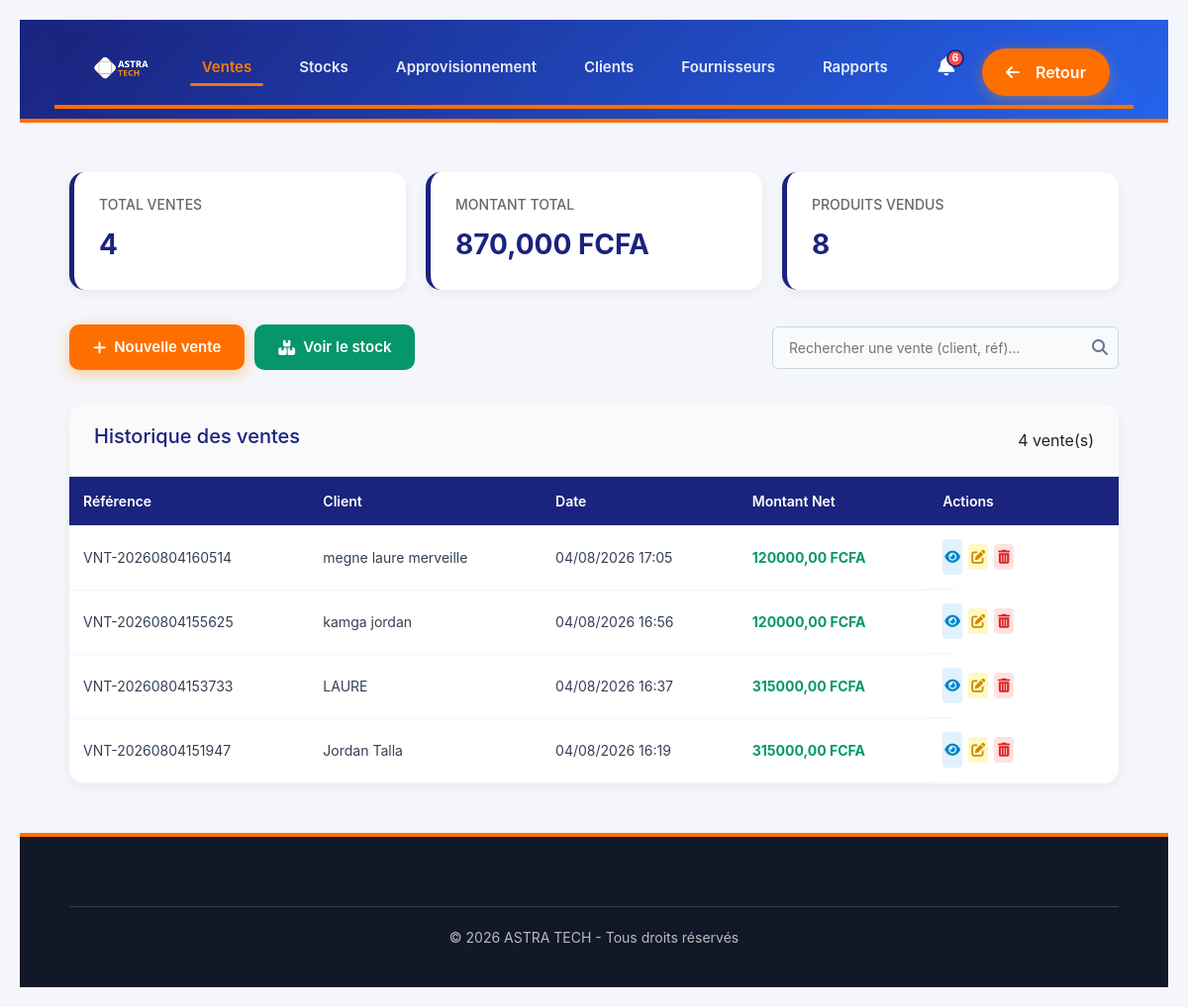
Page /vente/ (signed in) on the earlier database version.
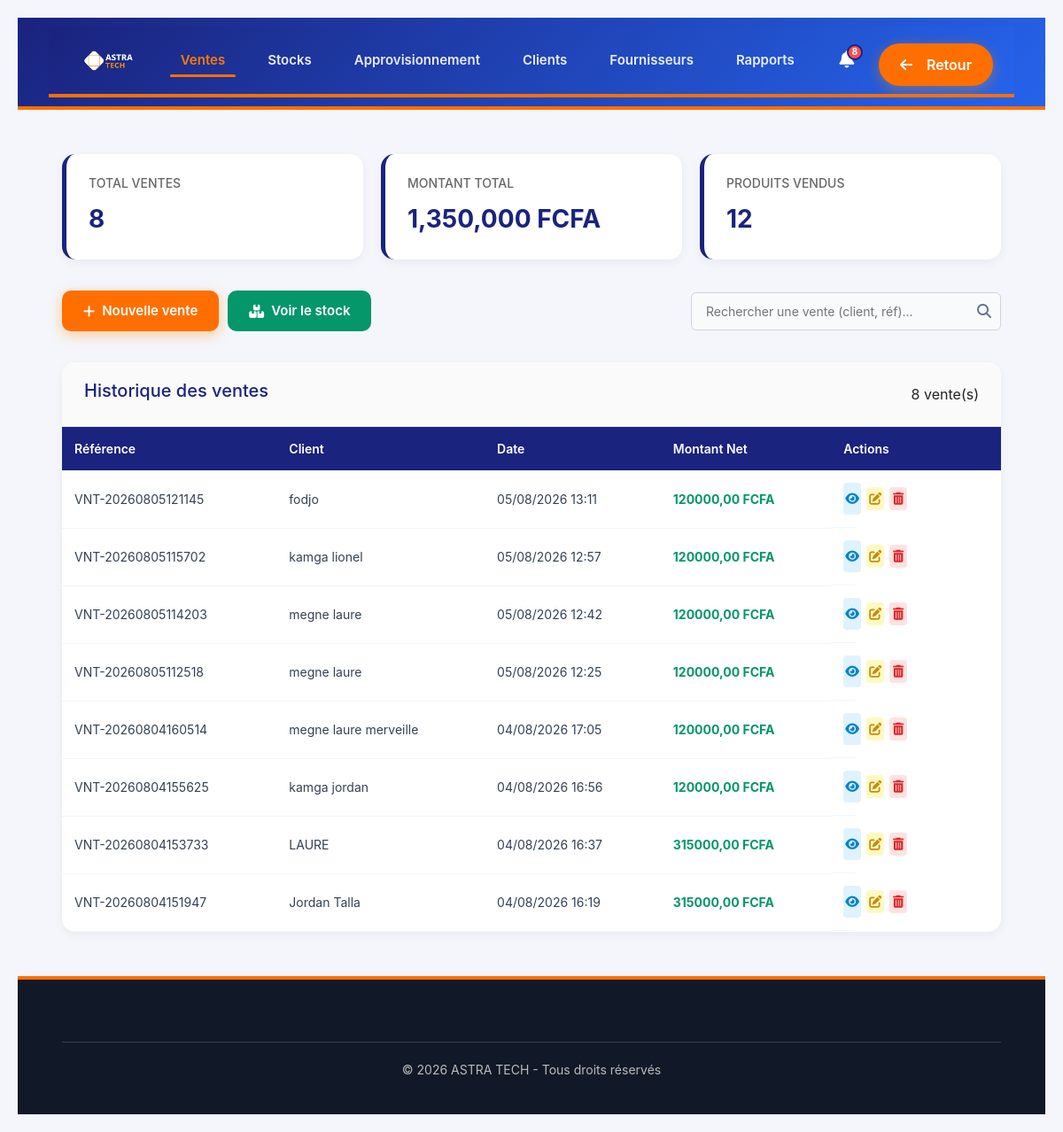
Same page on the later database version.
### astra/models.py (models this page shows, shortened)
class Vente(models.Model):
    STATUT_CHOICES = [
        ("en_attente", "En attente"),
        ("confirmee", "Confirmée"),
        ("livree", "Livrée"),
    ]
    reference = models.CharField(
        max_length=100,
        unique=True
    )
    client = models.ForeignKey(
        Client,
        on_delete=models.SET_NULL,
        null=True,
        blank=True,
        related_name="ventes"
    )
    date_vente = models.DateTimeField(
        default=timezone.now
    )
    montant_total = models.DecimalField(
        max_digits=12,
        decimal_places=2,
        default=0
    )
    mode_paiement = models.CharField(
        max_length=50,
        default="especes"
    )
    statut = models.CharField(
        max_length=50,
        choices=STATUT_CHOICES,
        default="en_attente"
    )
    est_archive = models.BooleanField(
        default=False
    )

class Client(models.Model):
    reference = models.CharField(
        max_length=100, unique=True, blank=True, null=True
    )
    nom = models.CharField(max_length=255)
    telephone = models.CharField(max_length=50, blank=True)
    email = models.EmailField(blank=True, null=True)
    adresse = models.TextField(blank=True)
    date_inscription = models.DateField(auto_now_add=True, null=True, blank=True)
    total_depense = models.DecimalField(
        max_digits=12, decimal_places=2, default=0
    )
    is_active = models.BooleanField(default=True)

### astra/views.py (the view)
# urls.py: path("vente/", views.ventes, name="ventes"),
@verifier_acces_strict
def ventes(request):
    produits = Produit.objects.filter(stock__gt=0, is_active=True)
    ventes_list = Vente.objects.filter(est_archive=False).select_related('client').order_by('-id')
    total_ventes_count = ventes_list.count()
    montant_total_global = ventes_list.aggregate(total=Sum('montant_total'))['total'] or 0
    produits_vendus_count = 0
    try:
        for ligne in LigneVente.objects.all():
            v = getattr(ligne, 'vente', None)
            if v and not getattr(v, 'est_archive', False):
                qte = getattr(ligne, 'quantite', getattr(ligne, 'qte', getattr(ligne, 'qty', 1)))
                produits_vendus_count += int(qte or 1)
    except Exception:
        pass
    if produits_vendus_count == 0:
        try:
            mouvements = MouvementStock.objects.filter(type_mouvement="sortie")
            produits_vendus_count = sum(m.quantite for m in mouvements if m.quantite)
        except Exception:
            pass
    if produits_vendus_count == 0 and total_ventes_count > 0:
        produits_vendus_count = total_ventes_count * 1 # Ajustez si chaque vente contient plusieurs articles
    produits_dispo_count = Produit.objects.filter(is_active=True).count() if 'Produil' else Produit.objects.filter(is_active=True).count()
    context = {
        'produits': produits,
        'ventes': ventes_list,
        'total_ventes_count': total_ventes_count,
        'montant_total_global': montant_total_global,
        'produits_vendus_count': produits_vendus_count,
        'produits_dispo_count': produits_dispo_count,
    }
    return render(request, 'astra/vente.html', context)

### astra/views.py (called while the page is built, shortened)
def verifier_acces_strict(view_func):
    @wraps(view_func)
    def wrapper(request, *args, **kwargs):
        is_logged = request.user.is_authenticated or request.session.get('connecte')
        return view_func(request, *args, **kwargs)
    return wrapper

### astra/Templates/astra/vente.html (shortened to what this page needs)
{% extends "base.html" %}
{% load static %}
{% block content %}
<link rel="stylesheet" href="{% static 'css/vente.css' %}">
<link rel="stylesheet" href="https://cdnjs.cloudflare.com/ajax/libs/font-awesome/6.5.0/css/all.min.css">
<main class="page-vente">
    <section class="stats-container">
        <div class="stat-card">
            <h4>Total ventes</h4>
            <span>{{ ventes|length }}</span>
        </div>
        <div class="stat-card">
            <h4>Montant total</h4>
            <span id="statMontant">0 FCFA</span>
        </div>
        <div class="stat-card">
            <h4>Produits vendus</h4>
            <span id="statProduits">{{ produits_vendus_count|default:"0" }}</span>
        </div>
    </section>
    <section class="actions"
        style="display: flex; flex-wrap: wrap; justify-content: space-between; align-items: center; gap: 10px;">
        <div style="display: flex; gap: 10px; flex-wrap: wrap;">
            <button id="btnNouvelleVente" class="btn-primary" type="button">
                <i class="fas fa-plus"></i> Nouvelle vente
            </button>
            <a href="{% url 'astra:stock' %}" class="btn-stock">
                <i class="fas fa-boxes"></i> Voir le stock
            </a>
        </div>
        <div class="search-filter-container">
            <input type="text" id="inputRechercheVente" placeholder="Rechercher une vente (client, réf)...">
            <i class="fas fa-search"></i>
        </div>
    </section>
    <section class="table-box">
        <div class="table-header">
            <h2>Historique des ventes</h2>
            <span>{{ ventes|length }} vente(s)</span>
        </div>
        <div class="table-responsive">
            <table>
                <thead>
                    <tr>
                        <th>Référence</th>
                        <th>Client</th>
                        <th>Date</th>
                        <th>Montant Net</th>
                        <th>Actions</th>
                    </tr>
                </thead>
                <tbody id="tableBody">
                    {% if ventes %}
                    {% for v in ventes %}
                    <tr data-montant="{{ v.montant_total }}">
                        <td>{{ v.reference }}</td>
                        <td>{% if v.client %}{{ v.client.nom }}{% else %}Client comptoir{% endif %}</td>
                        <td>{{ v.date_vente|date:"d/m/Y H:i" }}</td>
                        <td class="money">{{ v.montant_total }} FCFA</td>
                        <td class="actions-cell">
                            <button class="btn-view btnVoir" data-id="{{ v.id }}" type="button"
                                title="Voir les détails & Imprimer">
                                <i class="fas fa-eye"></i>
                            </button>
                            <button class="btn-edit btnModifier" data-id="{{ v.id }}"
                                data-client="{% if v.client %}{{ v.client.nom }}{% else %}{{ v.client_nom }}{% endif %}"
                                data-date="{{ v.date_vente|date:'Y-m-d' }}T{{ v.date_vente|time:'H:i' }}"
                                data-montant="{{ v.montant_total }}" data-paiement="{{ v.mode_paiement }}" type="button"
                                title="Modifier">
                                <i class="fas fa-edit"></i>
                            </button>
                            <button class="btn-delete btnSupprimer" data-id="{{ v.id }}" type="button"
                                title="Mettre dans la corbeille">
                                <i class="fas fa-trash-alt"></i>
                            </button>
                        </td>
                    </tr>
                    {% endfor %}
                    {% endif %}
                </tbody>
            </table>
        </div>
    </section>
</main>
{% endblock %}

### astra/Templates/base.html (shortened to what this page needs)
{% load static %}
<!DOCTYPE html>
<html lang="fr">
<head>
    <link href="https://cdn.jsdelivr.net/npm/bootstrap@5.3.3/dist/css/bootstrap.min.css" rel="stylesheet">
    <link rel="stylesheet" href="https://cdnjs.cloudflare.com/ajax/libs/font-awesome/6.5.0/css/all.min.css">
    <link rel="stylesheet" href="{% static 'css/base.css' %}">
    <link rel="stylesheet" href="{% static 'css/header.css' %}">
    <link rel="stylesheet" href="{% static 'css/footer.css' %}">
    <link rel="stylesheet" href="{% static 'css/style.css' %}">
</head>
<body class="app-layout">
    <header class="app-header">
        {% block header %}
            {% include "astra/header.html" %}
        {% endblock %}
    </header>
    <main class="app-main">
        {% block content %}
        {% endblock %}
    </main>
    <footer class="app-footer">
        {% block footer %}
            {% include "astra/footer.html" %}
        {% endblock %}
    </footer>
</body>
</html>

### astra/Templates/astra/header.html (shortened to what this page needs)
{% load static %}
<header class="app-header" style="display: flex; align-items: center; justify-content: space-between; padding: 0 24px; width: 100%; box-sizing: border-box;">
    <div class="logo-container" style="display: flex; align-items: center;">
        <img src="{% static 'image/logoo.png' %}" alt="ASTRA TECH" style="height: 38px; width: auto;">
    </div>
    <nav class="nav-menu" style="display: flex; align-items: center; gap: 24px;">
        <a href="{% url 'astra:ventes' %}" class="nav-item {% if request.resolver_match.url_name == 'ventes' %}active{% endif %}">Ventes</a>
        <a href="{% url 'astra:stock' %}" class="nav-item {% if request.resolver_match.url_name == 'stock' %}active{% endif %}">Stocks</a>
        <a href="{% url 'astra:approvisionnements' %}" class="nav-item {% if request.resolver_match.url_name == 'approvisionnement' or request.resolver_match.url_name == 'approvisionnements' %}active{% endif %}">Approvisionnement</a>
        <a href="{% url 'astra:gestion_clients' %}" class="nav-item {% if request.resolver_match.url_name == 'gestion_clients' %}active{% endif %}">Clients</a>
        <a href="{% url 'astra:fournisseurs' %}" class="nav-item {% if request.resolver_match.url_name == 'fournisseurs' %}active{% endif %}">Fournisseurs</a>
        <a href="{% url 'astra:rapports' %}" class="nav-item {% if request.resolver_match.url_name == 'rapports' %}active{% endif %}">Rapports</a>
    </nav>
    <div class="user-menu" style="display: flex; align-items: center; gap: 16px;">
        <div class="notification-container" style="position: relative; display: inline-block; cursor: pointer;">
    <div class="notification-icon" id="notificationIcon" onclick="toggleNotificationDropdown()" style="font-size: 1.2rem; padding: 8px; color: white;">
        <i class="fas fa-bell"></i>
        {% if stock_bas and stock_bas > 0 %}
            <span class="notification-badge" style="position: absolute; top: 2px; right: 2px; background: #ff4d4d; color: white; font-size: 0.65rem; padding: 2px 5px; border-radius: 50%; font-weight: bold;">
                {{ stock_bas }}
            </span>
        {% endif %}
    </div>
</div>
        <a href="{% url 'astra:accueil' %}" class="btn btn-primary rounded-pill px-4" style="white-space: nowrap;">
            <i class="fas fa-arrow-left me-2"></i> Retour
        </a>
    </div>
</header>

### astra/Templates/astra/footer.html
<footer class="site-footer">
    <div class="footer-bottom">
        © 2026 ASTRA TECH - Tous droits réservés
    </div>
</footer>

### astra/static/css/base.css (style rules this page uses)
*, *::before, *::after { box-sizing: border-box; margin: 0; padding: 0; }
html, body { width: 100%; min-height: 100vh; background-color: #f4f6fb; font-family: 'Inter', 'Segoe UI', Arial, sans-serif; color: #333; overflow-x: hidden; }
.app-layout { display: flex; flex-direction: column; min-height: 100vh; width: 100%; }
.app-header { width: 100%; flex-shrink: 0; position: relative !important; }
.app-main { flex: 1; width: 100%; max-width: 1400px; margin: 0 auto; padding: 20px; }
.app-footer { width: 100%; flex-shrink: 0; position: relative !important; }

### astra/static/css/header.css (style rules this page uses)
.app-header { width: 100%; min-height: 80px; padding: 10px 35px; display: flex; align-items: center; justify-content: space-between; background: linear-gradient(135deg, #1a237e, #2563eb); border-bottom: 4px solid #ff6f00; position: relative; z-index: 1000; box-sizing: border-box; }
.logo-container { display: flex; align-items: center; flex-shrink: 0; }
.logo-container img { width: 140px; height: auto; object-fit: contain; }
.nav-menu { flex: 1; display: flex; justify-content: center; align-items: center; gap: 25px; margin: 0 20px; }
.nav-item { color: #ffffff !important; font-size: 15px; font-weight: 600; padding: 8px 12px; position: relative; text-decoration: none; transition: all 0.3s ease; opacity: 0.9; }
.nav-item::after { content: ""; position: absolute; bottom: 0; left: 0; width: 0; height: 3px; background: #ff6f00; transition: 0.3s; border-radius: 2px; }
.nav-item:hover, .nav-item.active { color: #ff7a00 !important; opacity: 1; }
.nav-item:hover::after, .nav-item.active::after { width: 100%; }
.user-menu { display: flex; align-items: center; gap: 15px; flex-shrink: 0; }
.notification-icon { width: 40px; height: 40px; display: flex; justify-content: center; align-items: center; color: white; font-size: 20px; position: relative; cursor: pointer; }
.notification-badge { position: absolute; top: 2px; right: 2px; background: #ff6f00; color: white; width: 18px; height: 18px; border-radius: 50%; font-size: 11px; display: flex; align-items: center; justify-content: center; font-weight: bold; }
.stats-container { width: 100%; display: grid; grid-template-columns: repeat(auto-fit, minmax(240px, 1fr)); gap: 20px; margin-bottom: 30px; }
.stat-card { background: white; padding: 20px; border-radius: 12px; border-left: 5px solid #004E8C; box-shadow: 0 4px 12px rgba(0, 0, 0, 0.05); }
.table-responsive { width: 100%; overflow-x: auto; -webkit-overflow-scrolling: touch; }
table { width: 100%; border-collapse: collapse; white-space: nowrap; }
thead { background: #004E8C; color: white; }
thead th { padding: 14px; text-align: left; font-size: 14px; font-weight: 600; }
tbody td { padding: 14px; border-bottom: 1px solid #f1f5f9; font-size: 14px; color: #334155; }

### astra/static/css/footer.css (style rules this page uses)
.site-footer { width:100%; background:#111827; color:white; border-top:4px solid #ff6f00; margin-top:auto; padding:25px 40px; }
.footer-bottom { text-align:center; color:#ddd; font-size:14px; }

### astra/static/css/style.css (style rules this page uses)
:root { --tech-blue: #0078D7; --tech-dark-blue: #004E8C; --tech-orange: #FF8C00; --tech-white: #FFFFFF; --tech-light-gray: #F5F5F5; --tech-dark-gray: #333; }
* { margin: 0; padding: 0; box-sizing: border-box; }
body { font-family: 'Segoe UI', Arial, sans-serif; background: linear-gradient(135deg, var(--tech-dark-blue) 0%, var(--tech-blue) 100%); color: var(--tech-white); min-height: 100vh; display: flex; justify-content: center; align-items: center; padding: 20px; }
input { width: 100%; padding: 12px 12px 12px 45px; border: 2px solid rgba(255, 255, 255, 0.3); border-radius: 8px; background-color: rgba(255, 255, 255, 0.9); font-size: clamp(14px, 3vw, 16px); transition: all 0.3s; }
.btn { width: 100%; padding: 12px; border-radius: 8px; border: none; font-size: clamp(14px, 3vw, 16px); font-weight: 600; cursor: pointer; transition: all 0.3s; margin-top: 10px; }
.btn-primary { background-color: var(--tech-orange); color: var(--tech-white); box-shadow: 0 4px 15px rgba(255, 140, 0, 0.4); }
.stats-container { display: grid; grid-template-columns: repeat(auto-fit, minmax(180px, 1fr)); gap: 15px; margin-bottom: 30px; }
.stat-card { background: linear-gradient(135deg, var(--tech-blue) 0%, var(--tech-dark-blue) 100%); border-radius: 12px; padding: 15px; color: var(--tech-white); box-shadow: 0 5px 15px rgba(0, 120, 215, 0.3); }
@media (min-width: 1200px) { .stats-container { grid-template-columns: repeat(4, 1fr); } }

Differences in the rows shown:
added Vente: reference "VNT-20260805121145", client.nom "fodjo", date_vente "05/08/2026 13:11", montant_total "120000,00"
added Vente: reference "VNT-20260805115702", client.nom "kamga lionel", date_vente "05/08/2026 12:57", montant_total "120000,00"
added Vente: reference "VNT-20260805114203", client.nom "megne laure", date_vente "05/08/2026 12:42", montant_total "120000,00"
added Vente: reference "VNT-20260805112518", client.nom "megne laure", date_vente "05/08/2026 12:25", montant_total "120000,00"
Other differences:
{{ stock_bas }}: "6" → "8"
{{ ventes|length }}: "4" → "8"
text written by a page script: "870,000 FCFA" → "1,350,000 FCFA"
{{ produits_vendus_count|default:"0" }}: "8" → "12"
